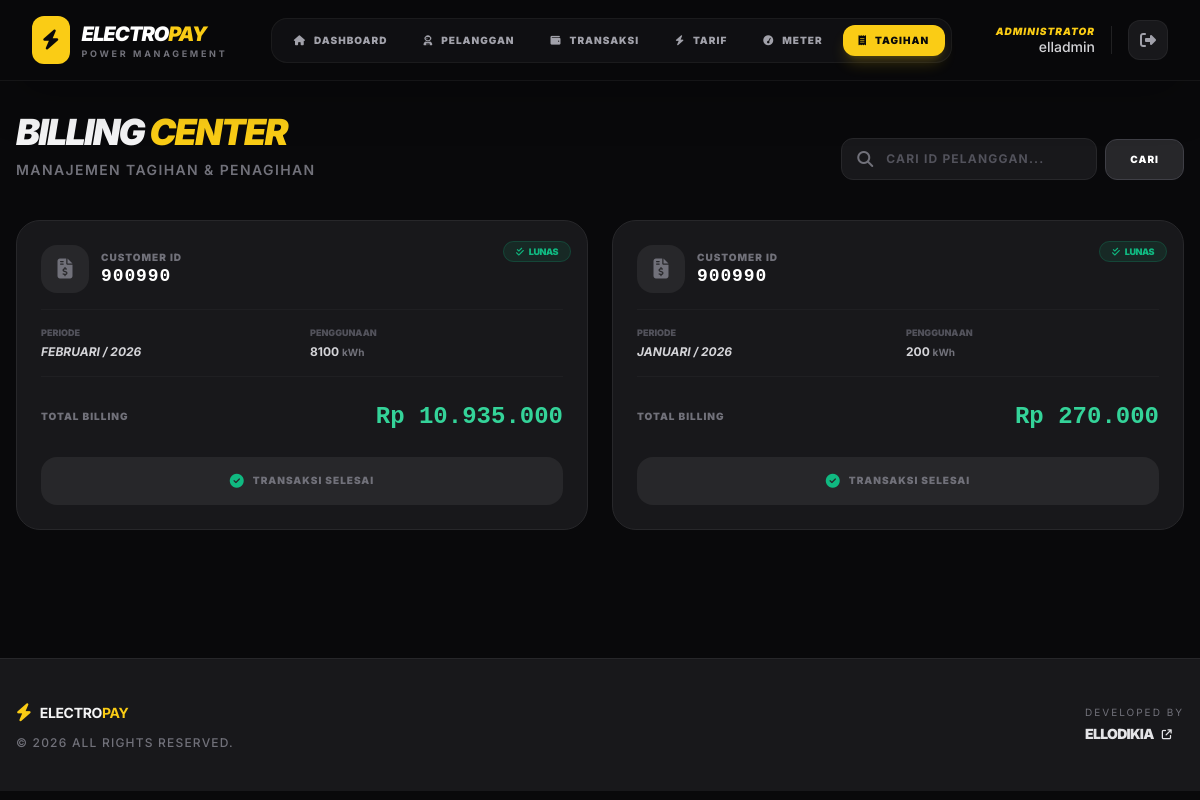
/data_tagihan.php (signed in), run on the app's committed database.
### tables this page shows
CREATE TABLE `payment_tagihan` (
  `id` int(11) NOT NULL,
  `id_pelanggan` varchar(100) NOT NULL,
  `bulan` varchar(50) NOT NULL,
  `tahun` varchar(50) NOT NULL,
  `jumlahmeter` int(11) NOT NULL,
  `jumlahtagihan` varchar(50) NOT NULL,
  `status` int(2) NOT NULL
);

### data_tagihan.php (the view, shortened to what this page needs)
<?php
include 'koneksi.php';
$query = mysqli_query($koneksi, "SELECT * FROM payment_tagihan ORDER BY id DESC");
?>
<!DOCTYPE html>
<html lang="en">
<head>
    <script src="https://cdn.tailwindcss.com"></script>
    <link rel="stylesheet" href="https://cdnjs.cloudflare.com/ajax/libs/font-awesome/6.5.1/css/all.min.css" />
</head>
<body class="bg-zinc-950 text-zinc-100 min-h-screen">
    <?php include 'nav.php'; ?>
    <main class="max-w-7xl mx-auto px-4 pt-4 pb-12">
        <div class="flex flex-col md:flex-row md:items-end justify-between gap-6 mb-10">
            <div>
                <h2 class="text-4xl font-black tracking-tighter uppercase italic">Billing <span class="text-yellow-brand">Center</span></h2>
                <p class="text-zinc-500 text-sm mt-2 uppercase tracking-widest font-bold font-semibold">Manajemen Tagihan & Penagihan</p>
            </div>
            <form action="search_tagihan.php" method="GET" class="flex items-center gap-2">
                <div class="relative group">
                    <i class="fa-solid fa-magnifying-glass absolute left-4 top-1/2 -translate-y-1/2 text-zinc-500 group-focus-within:text-yellow-400 transition-colors"></i>
                    <input
                        type="text"
                        name="keyword"
                        placeholder="Cari ID Pelanggan..."
                        class="bg-zinc-900 border border-zinc-800 text-zinc-200 text-xs rounded-xl py-3 pl-11 pr-4 w-full md:w-64 focus:ring-2 focus:ring-yellow-400/20 focus:border-yellow-400 outline-none transition-all placeholder:text-zinc-600 font-bold uppercase tracking-widest"
                        required
                    >
                </div>
                <button type="submit" class="bg-zinc-800 hover:bg-zinc-700 text-white px-6 py-3 rounded-xl font-black text-[10px] tracking-widest transition-all active:scale-95 border border-zinc-700">
                    CARI
                </button>
            </form>
        </div>
        <div class="grid grid-cols-1 md:grid-cols-2 xl:grid-cols-3 gap-6">
            <?php
                while ($row = mysqli_fetch_array($query)) {
                    $status = $row['status'];
            ?>
            <div class="bg-zinc-900 border border-zinc-800 rounded-3xl p-6 hover:border-zinc-700 transition-all group relative overflow-hidden flex flex-col justify-between">
                <div class="absolute top-0 right-0 p-4">
                    <?php if ($status == 1) : ?>
                        <span class="bg-emerald-500/10 text-emerald-500 border border-emerald-500/20 px-3 py-1 rounded-full text-[9px] font-black uppercase tracking-tighter">
                            <i class="fa-solid fa-check-double mr-1"></i> LUNAS
                        </span>
                    <?php else : ?>
                        <span class="bg-amber-500/10 text-amber-500 border border-amber-500/20 px-3 py-1 rounded-full text-[9px] font-black uppercase tracking-tighter">
                            <i class="fa-solid fa-clock mr-1"></i> PENDING
                        </span>
                    <?php endif; ?>
                </div>
                <div class="mb-6">
                    <div class="flex items-center gap-3 mb-4">
                        <div class="w-12 h-12 bg-zinc-800 rounded-2xl flex items-center justify-center text-zinc-500 group-hover:text-yellow-brand transition-colors">
                            <i class="fa-solid fa-file-invoice-dollar text-xl"></i>
                        </div>
                        <div>
                            <p class="text-[10px] text-zinc-500 font-black uppercase tracking-widest">Customer ID</p>
                            <h3 class="text-white font-mono font-bold text-lg leading-tight tracking-wider"><?= $row['id_pelanggan']; ?></h3>
                        </div>
                    </div>
                    <div class="grid grid-cols-2 gap-4 border-y border-zinc-800/50 py-4">
                        <div>
                            <p class="text-[9px] text-zinc-600 font-black uppercase mb-1">Periode</p>
                            <p class="text-xs font-bold text-zinc-300 uppercase italic"><?= $row['bulan'] ?> / <?= $row['tahun'] ?></p>
                        </div>
                        <div>
                            <p class="text-[9px] text-zinc-600 font-black uppercase mb-1">Penggunaan</p>
                            <p class="text-xs font-bold text-zinc-300"><?= $row['jumlahmeter']; ?> <span class="text-[10px] text-zinc-500">kWh</span></p>
                        </div>
                    </div>
                </div>
                <div class="flex items-center justify-between mb-6">
                    <span class="text-[10px] font-black text-zinc-500 uppercase tracking-widest">Total Billing</span>
                    <span class="text-2xl font-black text-emerald-400 font-mono">Rp <?= number_format($row['jumlahtagihan'], 0, ',', '.'); ?></span>
                </div>
                <?php if ($status == 0) : ?>
                    <a href="?bayar_id=<?= $row['id']; ?>"
                       class="w-full bg-yellow-brand hover:bg-yellow-400 text-zinc-950 py-3.5 rounded-2xl text-[10px] font-black uppercase tracking-widest flex items-center justify-center gap-2 transition-all active:scale-95 shadow-xl shadow-yellow-900/10"
                       onclick="return confirm('Proses pembayaran tagihan ini?')">
                        <i class="fa-solid fa-cash-register text-sm"></i> Bayar Sekarang
                    </a>
                <?php else : ?>
                    <button disabled class="w-full bg-zinc-800 text-zinc-500 py-3.5 rounded-2xl text-[10px] font-black uppercase tracking-widest flex items-center justify-center gap-2 cursor-not-allowed">
                        <i class="fa-solid fa-circle-check text-sm text-emerald-500"></i> Transaksi Selesai
                    </button>
                <?php endif; ?>
            </div>
            <?php } ?>
        </div>
    </main>
    <?php include 'footer.php'; ?>
</body>
</html>

### data_tagihan.php (style rules this page uses)
body { font-family: 'Inter', sans-serif; }
.text-yellow-brand { color: #FACC15; }

### data on the page
payment_tagihan: status 1 (drawn), id_pelanggan "900990", bulan "FEBRUARI", tahun "2026", jumlahmeter "8100", jumlahtagihan "10.935.000"
payment_tagihan: status 1 (drawn), id_pelanggan "900990", bulan "JANUARI", tahun "2026", jumlahmeter "200", jumlahtagihan "270.000"

### other printed values
$menuData[0] "DASHBOARD"
$menuData[0] "PELANGGAN"
$menuData[0] "TRANSAKSI"
$menuData[0] "TARIF"
$menuData[0] "METER"
$menuData[0] "TAGIHAN"
$_SESSION['user'] "elladmin"
